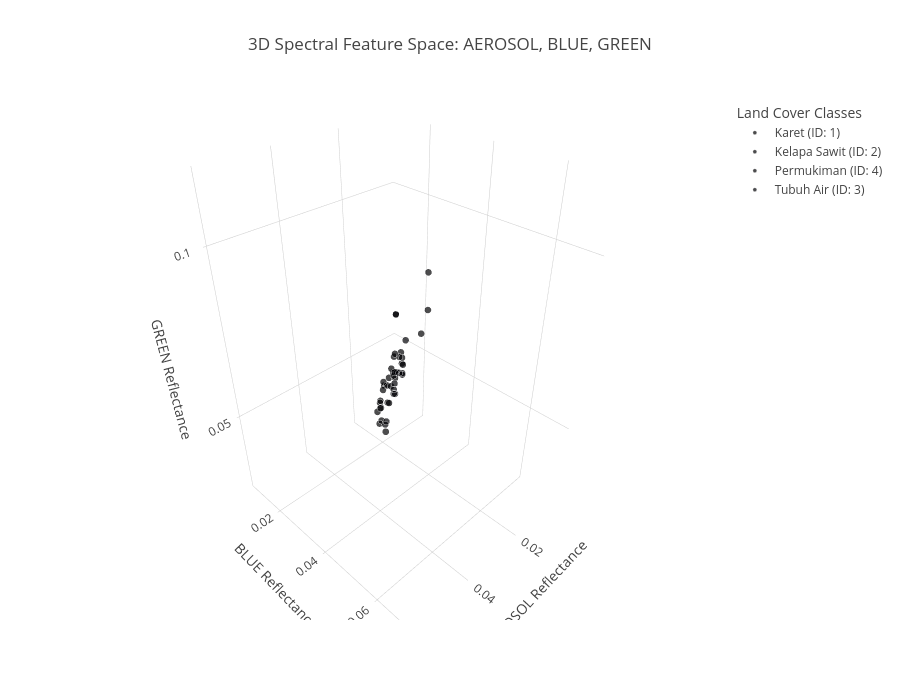

Write notebook code for a chart like this one.
### Markdown cell above
## System Response 4.2 Sample Visualization

### Code cell
# #Box plot to detect outlier
# ploter = spectral_plotter(analyzer)
# box = ploter.plot_boxplot(pixel_extract)
# for fig in box:
#     fig.show()

### Figure 1 — Plotly figure (JSON) as saved in the notebook; plotly's stock layout.template omitted (floating-point values rounded to 4 significant figures)
{"data": [{"hovertemplate": "<b>%{fullData.name}</b><br>AEROSOL: %{x:.4f}<br>BLUE: %{y:.4f}<br>GREEN: %{z:.4f}<br><extra></extra>", "legendgroup": "Karet (ID: 1)", "marker": {"color": "#000001", "line": {"color": "white", "width": 0.3}, "opacity": 0.7, "size": 4, "symbol": "circle"}, "mode": "markers", "name": "Karet (ID: 1)", "scene": "scene", "showlegend": true, "type": "scatter3d", "x": [0.03853, 0.03004, 0.02428, 0.02817, 0.01762, 0.02638, 0.01889, 0.02644, 0.03097, 0.01678], "y": [0.04421, 0.02897, 0.02419, 0.02811, 0.02584, 0.02803, 0.02432, 0.02938, 0.03133, 0.01994], "z": [0.07327, 0.04722, 0.04256, 0.04893, 0.05988, 0.054, 0.05827, 0.04871, 0.05308, 0.04731]}, {"hovertemplate": "<b>%{fullData.name}</b><br>AEROSOL: %{x:.4f}<br>BLUE: %{y:.4f}<br>GREEN: %{z:.4f}<br><extra></extra>", "legendgroup": "Kelapa Sawit (ID: 2)", "marker": {"color": "#000002", "line": {"color": "white", "width": 0.3}, "opacity": 0.7, "size": 4, "symbol": "circle"}, "mode": "markers", "name": "Kelapa Sawit (ID: 2)", "scene": "scene", "showlegend": true, "type": "scatter3d", "x": [0.02094, 0.02665, 0.02652, 0.02782, 0.02754, 0.04277, 0.03829, 0.02536, 0.04008, 0.02187], "y": [0.02418, 0.02605, 0.02679, 0.0333, 0.03359, 0.04582, 0.04054, 0.02806, 0.0412, 0.02269], "z": [0.04241, 0.039, 0.04054, 0.06099, 0.06023, 0.0585, 0.06839, 0.05352, 0.06158, 0.04701]}, {"hovertemplate": "<b>%{fullData.name}</b><br>AEROSOL: %{x:.4f}<br>BLUE: %{y:.4f}<br>GREEN: %{z:.4f}<br><extra></extra>", "legendgroup": "Permukiman (ID: 4)", "marker": {"color": "#000003", "line": {"color": "white", "width": 0.3}, "opacity": 0.7, "size": 4, "symbol": "circle"}, "mode": "markers", "name": "Permukiman (ID: 4)", "scene": "scene", "showlegend": true, "type": "scatter3d", "x": [0.02507, 0.03, 0.02347, 0.04401, 0.03675, 0.03675, 0.03105, 0.02195, 0.056, 0.04145, 0.05908, 0.04028], "y": [0.03367, 0.03453, 0.0294, 0.05794, 0.0434, 0.0434, 0.03969, 0.02638, 0.0703, 0.04846, 0.067, 0.05618], "z": [0.06374, 0.05928, 0.06397, 0.09285, 0.08801, 0.08801, 0.07153, 0.05667, 0.1153, 0.07706, 0.09915, 0.09598]}, {"hovertemplate": "<b>%{fullData.name}</b><br>AEROSOL: %{x:.4f}<br>BLUE: %{y:.4f}<br>GREEN: %{z:.4f}<br><extra></extra>", "legendgroup": "Tubuh Air (ID: 3)", "marker": {"color": "#000004", "line": {"color": "white", "width": 0.3}, "opacity": 0.7, "size": 4, "symbol": "circle"}, "mode": "markers", "name": "Tubuh Air (ID: 3)", "scene": "scene", "showlegend": true, "type": "scatter3d", "x": [0.02425, 0.02098, 0.0284, 0.02644, 0.01398, 0.02331, 0.0292, 0.02523, 0.0241, 0.003115, 0.02146, 0.01564], "y": [0.02998, 0.02627, 0.03598, 0.03539, 0.01956, 0.03331, 0.03796, 0.03396, 0.02623, 0.008477, 0.02675, 0.01669], "z": [0.05462, 0.04867, 0.06357, 0.06491, 0.04772, 0.07012, 0.06492, 0.06029, 0.03837, 0.02712, 0.04762, 0.0261]}], "layout": {"height": 700, "legend": {"orientation": "v", "title": {"text": "Land Cover Classes"}, "tracegroupgap": 0, "x": 1.02, "xanchor": "left", "y": 1, "yanchor": "top"}, "scene": {"domain": {"x": [0, 1], "y": [0, 1]}, "xaxis": {"title": {"text": "AEROSOL Reflectance"}}, "yaxis": {"title": {"text": "BLUE Reflectance"}}, "zaxis": {"title": {"text": "GREEN Reflectance"}}}, "title": {"text": "3D Spectral Feature Space: AEROSOL, BLUE, GREEN"}}}
